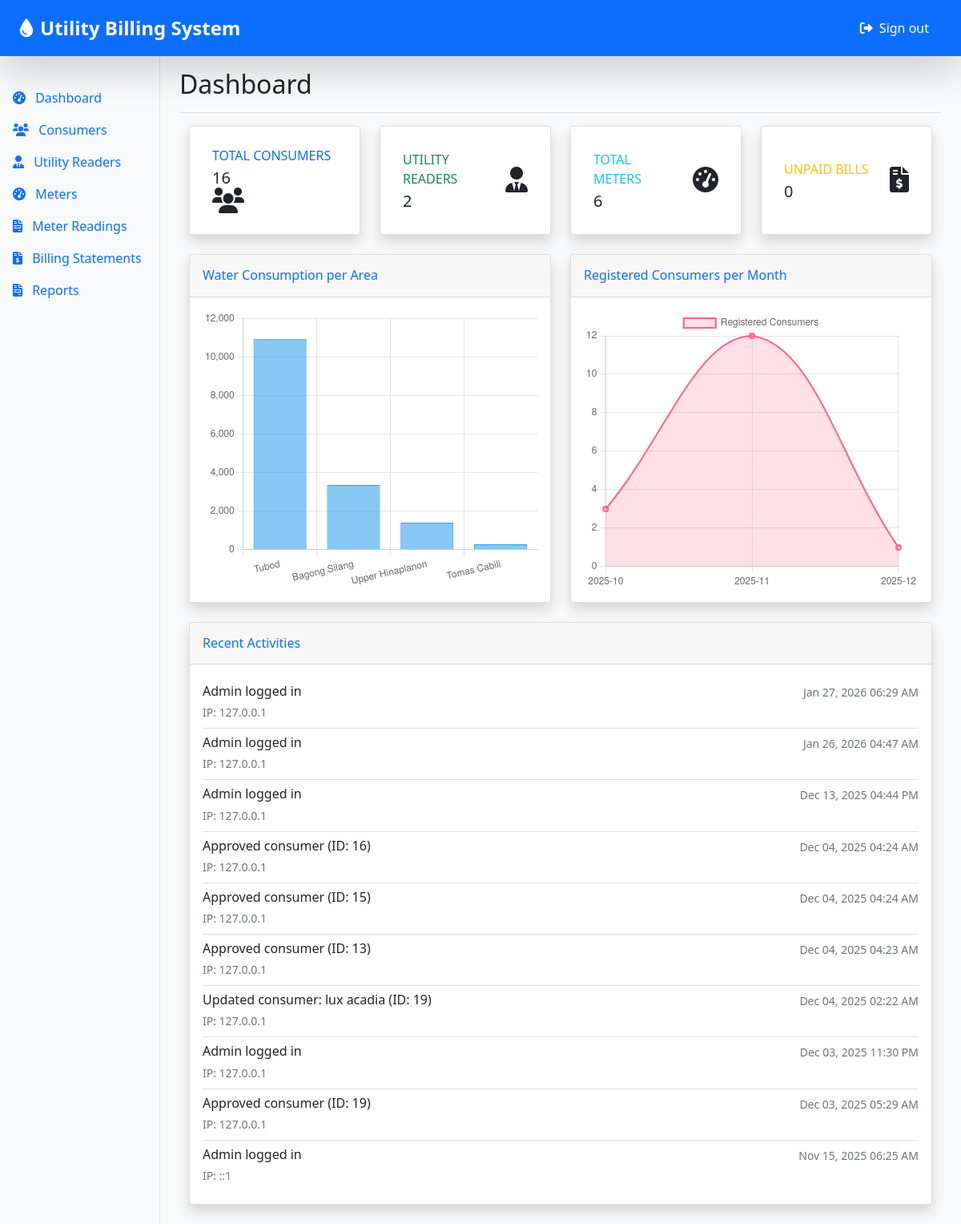
Page /version_control/dashboard_vc_0.1.php (signed in) on the committed database.
### tables this page shows
CREATE TABLE `adminlogs` (
  `LogID` int(11) NOT NULL,
  `AdminID` int(11) DEFAULT NULL,
  `Action` text NOT NULL,
  `IPAddress` varchar(50) DEFAULT NULL,
  `Timestamp` timestamp NOT NULL DEFAULT current_timestamp()
);

### version_control/dashboard_vc_0.1.php (the view, shortened to what this page needs)
<?php
require_once '../config/db.php';
$counts['consumers'] = mysqli_fetch_assoc(mysqli_query($conn, "SELECT COUNT(*) as count FROM consumer"))['count'];
$counts['readers'] = mysqli_fetch_assoc(mysqli_query($conn, "SELECT COUNT(*) as count FROM utilityreader"))['count'];
$counts['meters'] = mysqli_fetch_assoc(mysqli_query($conn, "SELECT COUNT(*) as count FROM meter"))['count'];
$counts['unpaid_bills'] = mysqli_fetch_assoc(mysqli_query($conn, "SELECT COUNT(*) as count FROM billingstatement
                                                                WHERE PaymentStatus='unpaid' AND DueDate >= DATE_SUB(CURDATE(), INTERVAL 30 DAY)"))['count'];
$water_data = [];
$water_labels = [];
$result = mysqli_query($conn, "SELECT m.Area, SUM(b.Consumption) as total_consumption
                                FROM meter m
                                JOIN billingstatement b ON b.MeterID = m.MeterID
                                GROUP BY m.Area
                                ORDER BY total_consumption DESC");
while ($row = mysqli_fetch_assoc($result)) {
    $water_labels[] = $row['Area'];
    $water_data[] = $row['total_consumption'];
}
$consumer_month_labels = [];
$consumer_month_data = [];
$result = mysqli_query($conn, "SELECT DATE_FORMAT(RegistrationDate, '%Y-%m') as month, COUNT(*) as count
                                FROM consumer
                                WHERE RegistrationDate >= DATE_SUB(CURDATE(), INTERVAL 12 MONTH)
                                GROUP BY month
                                ORDER BY month ASC");
while ($row = mysqli_fetch_assoc($result)) {
    $consumer_month_labels[] = $row['month'];
    $consumer_month_data[] = $row['count'];
}
$recent_activities = [];
$result = mysqli_query($conn, "SELECT * FROM adminlogs ORDER BY Timestamp DESC LIMIT 10");
while ($row = mysqli_fetch_assoc($result)) {
    $recent_activities[] = $row;
}
include '../includes/header.php';
include '../includes/sidebar.php';
?>
<main class="col-md-9 ms-sm-auto col-lg-10 px-md-4">
    <div class="d-flex justify-content-between flex-wrap flex-md-nowrap align-items-center pt-3 pb-2 mb-3 border-bottom">
        <h1 class="h2">Dashboard</h1>
    </div>
    <div class="container-fluid">
        <div class="row justify-content-center">
            <div class="col-xl-3 col-md-6 mb-4">
                <div class="card border-left-primary shadow h-100 py-2">
                    <div class="card-body">
                        <div class="row no-gutters align-items-center">
                            <div class="col mr-2">
                                <div class="text-xs font-weight-bold text-primary text-uppercase mb-1">Total Consumers</div>
                                <div class="h5 mb-0 font-weight-bold text-gray-800"><?= number_format($counts['consumers']); ?></div>
                            </div>
                            <div class="col-auto">
                                <i class="fas fa-users fa-2x text-gray-300"></i>
                            </div>
                        </div>
                    </div>
                </div>
            </div>
            <div class="col-xl-3 col-md-6 mb-4">
                <div class="card border-left-success shadow h-100 py-2">
                    <div class="card-body">
                        <div class="row no-gutters align-items-center">
                            <div class="col mr-2">
                                <div class="text-xs font-weight-bold text-success text-uppercase mb-1">Utility Readers</div>
                                <div class="h5 mb-0 font-weight-bold text-gray-800"><?= number_format($counts['readers']); ?></div>
                            </div>
                            <div class="col-auto">
                                <i class="fas fa-user-tie fa-2x text-gray-300"></i>
                            </div>
                        </div>
                    </div>
                </div>
            </div>
            <div class="col-xl-3 col-md-6 mb-4">
                <div class="card border-left-info shadow h-100 py-2">
                    <div class="card-body">
                        <div class="row no-gutters align-items-center">
                            <div class="col mr-2">
                                <div class="text-xs font-weight-bold text-info text-uppercase mb-1">Total Meters</div>
                                <div class="h5 mb-0 font-weight-bold text-gray-800"><?= number_format($counts['meters']); ?></div>
                            </div>
                            <div class="col-auto">
                                <i class="fas fa-tachometer-alt fa-2x text-gray-300"></i>
                            </div>
                        </div>
                    </div>
                </div>
            </div>
            <div class="col-xl-3 col-md-6 mb-4">
                <div class="card border-left-warning shadow h-100 py-2">
                    <div class="card-body">
                        <div class="row no-gutters align-items-center">
                            <div class="col mr-2">
                                <div class="text-xs font-weight-bold text-warning text-uppercase mb-1">Unpaid Bills</div>
                                <div class="h5 mb-0 font-weight-bold text-gray-800"><?= number_format($counts['unpaid_bills']); ?></div>
                            </div>
                            <div class="col-auto">
                                <i class="fas fa-file-invoice-dollar fa-2x text-gray-300"></i>
                            </div>
                        </div>
                    </div>
                </div>
            </div>
        </div>
        <div class="row">
            <div class="col-lg-6 mb-4">
                <div class="card shadow">
                    <div class="card-header py-3 d-flex flex-row align-items-center justify-content-between">
                        <h6 class="m-0 font-weight-bold text-primary">Water Consumption per Area</h6>
                    </div>
                    <div class="card-body">
                        <canvas id="waterChart" height="250"></canvas>
                    </div>
                </div>
            </div>
            <div class="col-lg-6 mb-4">
                <div class="card shadow">
                    <div class="card-header py-3 d-flex flex-row align-items-center justify-content-between">
                        <h6 class="m-0 font-weight-bold text-primary">Registered Consumers per Month</h6>
                    </div>
                    <div class="card-body">
                        <canvas id="consumerChart" height="250"></canvas>
                    </div>
                </div>
            </div>
        </div>
        <div class="row">
            <div class="col-lg-12 mb-4">
                <div class="card shadow">
                    <div class="card-header py-3 d-flex flex-row align-items-center justify-content-between">
                        <h6 class="m-0 font-weight-bold text-primary">Recent Activities</h6>
                    </div>
                    <div class="card-body">
                        <div id="activitiesContainer" class="list-group list-group-flush">
                            <?php if (!empty($recent_activities)): ?>
                                <?php foreach ($recent_activities as $activity): ?>
                                    <div class="list-group-item px-0">
                                        <div class="d-flex w-100 justify-content-between">
                                            <h6 class="mb-1"><?= htmlspecialchars($activity['Action']); ?></h6>
                                            <small class="text-muted"><?= date('M d, Y h:i A', strtotime($activity['Timestamp'])); ?></small>
                                        </div>
                                        <small class="text-muted">IP: <?= htmlspecialchars($activity['IPAddress']); ?></small>
                                    </div>
                                <?php endforeach; ?>
                            <?php else: ?>
                                <div class="text-center py-4">
                                    <p class="text-muted">No recent activities found</p>
                                </div>
                            <?php endif; ?>
                        </div>
                    </div>
                </div>
            </div>
        </div>
    </div>
</main>
<script>
// Water Consumption per Area
const waterCtx = document.getElementById('waterChart').getContext('2d');
new Chart(waterCtx, {
    type: 'bar',
    data: {
        labels: <?= json_encode($water_labels); ?>,
        datasets: [{
            label: 'Consumption (m³)',
            data: <?= json_encode($water_data); ?>,
            backgroundColor: 'rgba(54, 162, 235, 0.6)',
            borderColor: 'rgba(54, 162, 235, 1)',
            borderWidth: 1
        }]
    },
    options: {
        responsive: true,
        plugins: { legend: { display: false } },
        scales: {
            y: { beginAtZero: true }
        }
    }
});
// Registered Consumers per Month (Line Chart)
const consumerCtx = document.getElementById('consumerChart').getContext('2d');
new Chart(consumerCtx, {
    type: 'line',
    data: {
        labels: <?= json_encode($consumer_month_labels); ?>,
        datasets: [{
            label: 'Registered Consumers',
            data: <?= json_encode($consumer_month_data); ?>,
            backgroundColor: 'rgba(255, 99, 132, 0.2)',
            borderColor: 'rgba(255, 99, 132, 1)',
            borderWidth: 2,
            fill: true,
            tension: 0.4
        }]
    },
    options: {
        responsive: true,
        plugins: { legend: { display: true } },
        scales: {
            y: { beginAtZero: true, precision: 0 }
        }
    }
});
</script>
<?php include '../includes/footer.php'; ?>

### assets/css/style.css (style rules this page uses)
body { min-height: 100vh; display: flex; flex-direction: column; background-color: #f8f9fa; }
.container-fluid { min-height: calc(100vh - 56px); padding: 0; }
.row { margin: 0; min-height: 100%; }

### rows in the picture
adminlogs: Action "Admin logged in", Timestamp "Jan 27, 2026 06:29 AM", IPAddress "127.0.0.1"
adminlogs: Action "Admin logged in", Timestamp "Jan 26, 2026 04:47 AM", IPAddress "127.0.0.1"
adminlogs: Action "Admin logged in", Timestamp "Dec 13, 2025 04:44 PM", IPAddress "127.0.0.1"
adminlogs: Action "Approved consumer (ID: 16)", Timestamp "Dec 04, 2025 04:24 AM", IPAddress "127.0.0.1"
adminlogs: Action "Approved consumer (ID: 15)", Timestamp "Dec 04, 2025 04:24 AM", IPAddress "127.0.0.1"
adminlogs: Action "Approved consumer (ID: 13)", Timestamp "Dec 04, 2025 04:23 AM", IPAddress "127.0.0.1"
adminlogs: Action "Updated consumer: lux acadia (ID: 19)", Timestamp "Dec 04, 2025 02:22 AM", IPAddress "127.0.0.1"
adminlogs: Action "Admin logged in", Timestamp "Dec 03, 2025 11:30 PM", IPAddress "127.0.0.1"
adminlogs: Action "Approved consumer (ID: 19)", Timestamp "Dec 03, 2025 05:29 AM", IPAddress "127.0.0.1"
adminlogs: Action "Admin logged in", Timestamp "Nov 15, 2025 06:25 AM", IPAddress "::1"

### other values in the picture
$counts['consumers'] "16"
$counts['readers'] "2"
$counts['meters'] "6"
$counts['unpaid_bills'] "0"
chart data {{ json_encode($water_labels) }} ["Tubod","Bagong Silang","Upper Hinaplanon","Tomas Cabili"]
chart data {{ json_encode($water_data) }} ["10940.00","3355.00","1400.00","285.00"]
chart data {{ json_encode($consumer_month_labels) }} ["2025-10","2025-11","2025-12"]
chart data {{ json_encode($consumer_month_data) }} ["3","12","1"]
